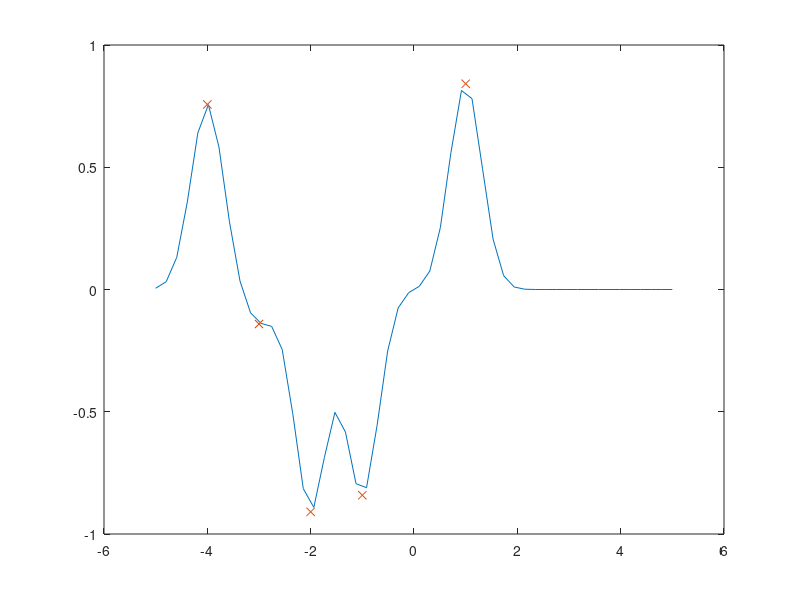

This figure's MATLAB source:
%Gaussian prioir
n=50;
Xtest= linspace(-5,5,n);
l=0.1;
sf=1;

K=zeros(n,n);

for i=1:length(Xtest)
    for j=1:length(Xtest)
        K(i,j)= sf^2*exp(-(Xtest(i)-Xtest(j))^2/(2*l));
    end
end

L=chol(K+1e-15*eye(n));

data = randn(n,3);

f_prior = L*data;

% figure(1)
% plot(Xtest,f_prior);


% Predicting

Xtrain = [-4,-3,-2,-1, 1];
ytrain = sin(Xtrain);

K=zeros(length(Xtrain),length(Xtrain));
sf=1;
l=0.1;

for i=1:length(Xtrain)
    for j=1:length(Xtrain)
        K(i,j)= sf^2*exp(-(Xtrain(i)-Xtrain(j))^2/(2*l));
    end
end
L=chol(K+0.00005*eye(length(Xtrain)));

Ks=zeros(length(Xtrain),n);

for i=1:length(Xtrain)
    for j=1:length(Xtest)
        Ks(i,j)= sf^2*exp(-(Xtrain(i)-Xtest(j))^2/(2*l));
    end
end

Lk=K\Ks;
mu= Lk'* (L\ytrain');

figure(1)
plot(Xtest,mu); hold on
plot(Xtrain,ytrain,'x')
hold off